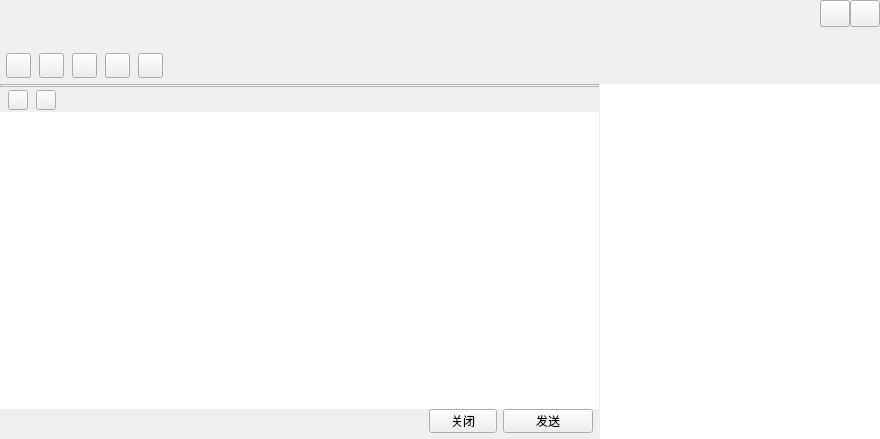
<?xml version="1.0" encoding="UTF-8"?>
<ui version="4.0">
 <class>TalkWindowClass</class>
 <widget class="QWidget" name="TalkWindowClass">
  <property name="geometry">
   <rect>
    <x>0</x>
    <y>0</y>
    <width>880</width>
    <height>439</height>
   </rect>
  </property>
  <property name="windowTitle">
   <string>TalkWindow</string>
  </property>
  <layout class="QVBoxLayout" name="verticalLayout_6">
   <property name="spacing">
    <number>0</number>
   </property>
   <property name="leftMargin">
    <number>0</number>
   </property>
   <property name="topMargin">
    <number>0</number>
   </property>
   <property name="rightMargin">
    <number>0</number>
   </property>
   <property name="bottomMargin">
    <number>0</number>
   </property>
   <item>
    <widget class="QWidget" name="titleWidget" native="true">
     <property name="sizePolicy">
      <sizepolicy hsizetype="Expanding" vsizetype="Fixed">
       <horstretch>0</horstretch>
       <verstretch>0</verstretch>
      </sizepolicy>
     </property>
     <property name="minimumSize">
      <size>
       <width>0</width>
       <height>84</height>
      </size>
     </property>
     <property name="maximumSize">
      <size>
       <width>16777215</width>
       <height>84</height>
      </size>
     </property>
     <property name="bottomskin" stdset="0">
      <bool>true</bool>
     </property>
     <layout class="QVBoxLayout" name="verticalLayout">
      <property name="spacing">
       <number>0</number>
      </property>
      <property name="leftMargin">
       <number>6</number>
      </property>
      <property name="topMargin">
       <number>0</number>
      </property>
      <property name="rightMargin">
       <number>0</number>
      </property>
      <property name="bottomMargin">
       <number>0</number>
      </property>
      <item>
       <layout class="QHBoxLayout" name="horizontalLayout">
        <property name="spacing">
         <number>0</number>
        </property>
        <item>
         <widget class="QLabel" name="nameLabel">
          <property name="sizePolicy">
           <sizepolicy hsizetype="Expanding" vsizetype="Fixed">
            <horstretch>0</horstretch>
            <verstretch>0</verstretch>
           </sizepolicy>
          </property>
          <property name="minimumSize">
           <size>
            <width>0</width>
            <height>27</height>
           </size>
          </property>
          <property name="maximumSize">
           <size>
            <width>16777215</width>
            <height>27</height>
           </size>
          </property>
          <property name="font">
           <font>
            <pointsize>12</pointsize>
           </font>
          </property>
          <property name="text">
           <string/>
          </property>
         </widget>
        </item>
        <item>
         <widget class="QPushButton" name="sysmin">
          <property name="sizePolicy">
           <sizepolicy hsizetype="Fixed" vsizetype="Fixed">
            <horstretch>0</horstretch>
            <verstretch>0</verstretch>
           </sizepolicy>
          </property>
          <property name="minimumSize">
           <size>
            <width>30</width>
            <height>27</height>
           </size>
          </property>
          <property name="maximumSize">
           <size>
            <width>30</width>
            <height>27</height>
           </size>
          </property>
          <property name="focusPolicy">
           <enum>Qt::ClickFocus</enum>
          </property>
          <property name="toolTip">
           <string>&lt;html&gt;&lt;head/&gt;&lt;body&gt;&lt;p&gt;最小化&lt;/p&gt;&lt;/body&gt;&lt;/html&gt;</string>
          </property>
          <property name="text">
           <string/>
          </property>
          <property name="iconSize">
           <size>
            <width>30</width>
            <height>30</height>
           </size>
          </property>
         </widget>
        </item>
        <item>
         <widget class="QPushButton" name="sysclose">
          <property name="sizePolicy">
           <sizepolicy hsizetype="Fixed" vsizetype="Fixed">
            <horstretch>0</horstretch>
            <verstretch>0</verstretch>
           </sizepolicy>
          </property>
          <property name="minimumSize">
           <size>
            <width>30</width>
            <height>27</height>
           </size>
          </property>
          <property name="maximumSize">
           <size>
            <width>30</width>
            <height>27</height>
           </size>
          </property>
          <property name="focusPolicy">
           <enum>Qt::ClickFocus</enum>
          </property>
          <property name="toolTip">
           <string>&lt;html&gt;&lt;head/&gt;&lt;body&gt;&lt;p&gt;关闭&lt;/p&gt;&lt;/body&gt;&lt;/html&gt;</string>
          </property>
          <property name="text">
           <string/>
          </property>
          <property name="iconSize">
           <size>
            <width>30</width>
            <height>30</height>
           </size>
          </property>
         </widget>
        </item>
       </layout>
      </item>
      <item>
       <widget class="QLabel" name="signLabel">
        <property name="sizePolicy">
         <sizepolicy hsizetype="Expanding" vsizetype="Fixed">
          <horstretch>0</horstretch>
          <verstretch>0</verstretch>
         </sizepolicy>
        </property>
        <property name="minimumSize">
         <size>
          <width>0</width>
          <height>20</height>
         </size>
        </property>
        <property name="maximumSize">
         <size>
          <width>5555</width>
          <height>20</height>
         </size>
        </property>
        <property name="font">
         <font>
          <pointsize>10</pointsize>
         </font>
        </property>
        <property name="text">
         <string/>
        </property>
       </widget>
      </item>
      <item>
       <widget class="QWidget" name="funWidget" native="true">
        <property name="sizePolicy">
         <sizepolicy hsizetype="Expanding" vsizetype="Expanding">
          <horstretch>0</horstretch>
          <verstretch>0</verstretch>
         </sizepolicy>
        </property>
        <property name="minimumSize">
         <size>
          <width>0</width>
          <height>34</height>
         </size>
        </property>
        <property name="maximumSize">
         <size>
          <width>16777215</width>
          <height>600</height>
         </size>
        </property>
        <layout class="QHBoxLayout" name="horizontalLayout_2">
         <property name="spacing">
          <number>8</number>
         </property>
         <property name="leftMargin">
          <number>0</number>
         </property>
         <property name="topMargin">
          <number>0</number>
         </property>
         <property name="rightMargin">
          <number>6</number>
         </property>
         <property name="bottomMargin">
          <number>0</number>
         </property>
         <item>
          <widget class="QPushButton" name="addtoolbtn">
           <property name="sizePolicy">
            <sizepolicy hsizetype="Fixed" vsizetype="Fixed">
             <horstretch>0</horstretch>
             <verstretch>0</verstretch>
            </sizepolicy>
           </property>
           <property name="minimumSize">
            <size>
             <width>25</width>
             <height>25</height>
            </size>
           </property>
           <property name="maximumSize">
            <size>
             <width>25</width>
             <height>25</height>
            </size>
           </property>
           <property name="text">
            <string/>
           </property>
           <property name="hasborder" stdset="0">
            <bool>true</bool>
           </property>
          </widget>
         </item>
         <item>
          <widget class="QPushButton" name="addhumanBtn">
           <property name="sizePolicy">
            <sizepolicy hsizetype="Fixed" vsizetype="Fixed">
             <horstretch>0</horstretch>
             <verstretch>0</verstretch>
            </sizepolicy>
           </property>
           <property name="minimumSize">
            <size>
             <width>25</width>
             <height>25</height>
            </size>
           </property>
           <property name="maximumSize">
            <size>
             <width>25</width>
             <height>25</height>
            </size>
           </property>
           <property name="text">
            <string/>
           </property>
           <property name="hasborder" stdset="0">
            <bool>true</bool>
           </property>
          </widget>
         </item>
         <item>
          <widget class="QPushButton" name="appBtn">
           <property name="sizePolicy">
            <sizepolicy hsizetype="Fixed" vsizetype="Fixed">
             <horstretch>0</horstretch>
             <verstretch>0</verstretch>
            </sizepolicy>
           </property>
           <property name="minimumSize">
            <size>
             <width>25</width>
             <height>25</height>
            </size>
           </property>
           <property name="maximumSize">
            <size>
             <width>25</width>
             <height>25</height>
            </size>
           </property>
           <property name="text">
            <string/>
           </property>
           <property name="hasborder" stdset="0">
            <bool>true</bool>
           </property>
          </widget>
         </item>
         <item>
          <widget class="QPushButton" name="videoBtn">
           <property name="sizePolicy">
            <sizepolicy hsizetype="Fixed" vsizetype="Fixed">
             <horstretch>0</horstretch>
             <verstretch>0</verstretch>
            </sizepolicy>
           </property>
           <property name="minimumSize">
            <size>
             <width>25</width>
             <height>25</height>
            </size>
           </property>
           <property name="maximumSize">
            <size>
             <width>25</width>
             <height>25</height>
            </size>
           </property>
           <property name="text">
            <string/>
           </property>
           <property name="hasborder" stdset="0">
            <bool>true</bool>
           </property>
          </widget>
         </item>
         <item>
          <widget class="QPushButton" name="toolsetBtn">
           <property name="sizePolicy">
            <sizepolicy hsizetype="Fixed" vsizetype="Fixed">
             <horstretch>0</horstretch>
             <verstretch>0</verstretch>
            </sizepolicy>
           </property>
           <property name="minimumSize">
            <size>
             <width>25</width>
             <height>25</height>
            </size>
           </property>
           <property name="maximumSize">
            <size>
             <width>25</width>
             <height>25</height>
            </size>
           </property>
           <property name="text">
            <string/>
           </property>
           <property name="hasborder" stdset="0">
            <bool>true</bool>
           </property>
          </widget>
         </item>
         <item>
          <spacer name="horizontalSpacer">
           <property name="orientation">
            <enum>Qt::Horizontal</enum>
           </property>
           <property name="sizeHint" stdset="0">
            <size>
             <width>700</width>
             <height>20</height>
            </size>
           </property>
          </spacer>
         </item>
        </layout>
       </widget>
      </item>
     </layout>
    </widget>
   </item>
   <item>
    <widget class="QSplitter" name="splitter">
     <property name="sizePolicy">
      <sizepolicy hsizetype="Expanding" vsizetype="Expanding">
       <horstretch>0</horstretch>
       <verstretch>0</verstretch>
      </sizepolicy>
     </property>
     <property name="orientation">
      <enum>Qt::Horizontal</enum>
     </property>
     <property name="handleWidth">
      <number>1</number>
     </property>
     <property name="childrenCollapsible">
      <bool>false</bool>
     </property>
     <widget class="QSplitter" name="bodySplitter">
      <property name="sizePolicy">
       <sizepolicy hsizetype="Expanding" vsizetype="Expanding">
        <horstretch>0</horstretch>
        <verstretch>0</verstretch>
       </sizepolicy>
      </property>
      <property name="orientation">
       <enum>Qt::Vertical</enum>
      </property>
      <property name="handleWidth">
       <number>1</number>
      </property>
      <property name="childrenCollapsible">
       <bool>false</bool>
      </property>
      <widget class="QWidget" name="bodyWidget" native="true">
       <property name="sizePolicy">
        <sizepolicy hsizetype="Expanding" vsizetype="Expanding">
         <horstretch>0</horstretch>
         <verstretch>0</verstretch>
        </sizepolicy>
       </property>
       <layout class="QVBoxLayout" name="verticalLayout_4">
        <property name="spacing">
         <number>0</number>
        </property>
        <property name="leftMargin">
         <number>0</number>
        </property>
        <property name="topMargin">
         <number>0</number>
        </property>
        <property name="rightMargin">
         <number>0</number>
        </property>
        <property name="bottomMargin">
         <number>0</number>
        </property>
        <item>
         <widget class="QFrame" name="frameWidget">
          <property name="sizePolicy">
           <sizepolicy hsizetype="Expanding" vsizetype="Expanding">
            <horstretch>0</horstretch>
            <verstretch>0</verstretch>
           </sizepolicy>
          </property>
          <property name="frameShape">
           <enum>QFrame::StyledPanel</enum>
          </property>
          <property name="frameShadow">
           <enum>QFrame::Raised</enum>
          </property>
          <layout class="QVBoxLayout" name="verticalLayout_3">
           <property name="spacing">
            <number>0</number>
           </property>
           <property name="leftMargin">
            <number>0</number>
           </property>
           <property name="topMargin">
            <number>0</number>
           </property>
           <property name="rightMargin">
            <number>0</number>
           </property>
           <property name="bottomMargin">
            <number>0</number>
           </property>
           <item>
            <widget class="MsgWebView" name="msgWidget" native="true"/>
           </item>
          </layout>
         </widget>
        </item>
       </layout>
      </widget>
      <widget class="QWidget" name="bottomWidget" native="true">
       <property name="sizePolicy">
        <sizepolicy hsizetype="Expanding" vsizetype="Expanding">
         <horstretch>0</horstretch>
         <verstretch>0</verstretch>
        </sizepolicy>
       </property>
       <property name="minimumSize">
        <size>
         <width>0</width>
         <height>138</height>
        </size>
       </property>
       <property name="maximumSize">
        <size>
         <width>16777215</width>
         <height>400</height>
        </size>
       </property>
       <layout class="QVBoxLayout" name="verticalLayout_2">
        <property name="spacing">
         <number>0</number>
        </property>
        <property name="leftMargin">
         <number>0</number>
        </property>
        <property name="topMargin">
         <number>0</number>
        </property>
        <property name="rightMargin">
         <number>0</number>
        </property>
        <property name="bottomMargin">
         <number>0</number>
        </property>
        <item>
         <widget class="QWidget" name="moduleWidget" native="true">
          <property name="sizePolicy">
           <sizepolicy hsizetype="Expanding" vsizetype="Fixed">
            <horstretch>0</horstretch>
            <verstretch>0</verstretch>
           </sizepolicy>
          </property>
          <property name="minimumSize">
           <size>
            <width>0</width>
            <height>24</height>
           </size>
          </property>
          <property name="maximumSize">
           <size>
            <width>16777215</width>
            <height>24</height>
           </size>
          </property>
          <layout class="QHBoxLayout" name="horizontalLayout_3">
           <property name="spacing">
            <number>8</number>
           </property>
           <property name="leftMargin">
            <number>8</number>
           </property>
           <property name="topMargin">
            <number>0</number>
           </property>
           <property name="rightMargin">
            <number>8</number>
           </property>
           <property name="bottomMargin">
            <number>0</number>
           </property>
           <item>
            <widget class="QPushButton" name="faceBtn">
             <property name="sizePolicy">
              <sizepolicy hsizetype="Fixed" vsizetype="Fixed">
               <horstretch>0</horstretch>
               <verstretch>0</verstretch>
              </sizepolicy>
             </property>
             <property name="minimumSize">
              <size>
               <width>20</width>
               <height>20</height>
              </size>
             </property>
             <property name="maximumSize">
              <size>
               <width>20</width>
               <height>20</height>
              </size>
             </property>
             <property name="text">
              <string/>
             </property>
             <property name="hasborder" stdset="0">
              <bool>true</bool>
             </property>
            </widget>
           </item>
           <item>
            <widget class="QPushButton" name="fileopenBtn">
             <property name="sizePolicy">
              <sizepolicy hsizetype="Fixed" vsizetype="Fixed">
               <horstretch>0</horstretch>
               <verstretch>0</verstretch>
              </sizepolicy>
             </property>
             <property name="minimumSize">
              <size>
               <width>20</width>
               <height>20</height>
              </size>
             </property>
             <property name="maximumSize">
              <size>
               <width>20</width>
               <height>20</height>
              </size>
             </property>
             <property name="text">
              <string/>
             </property>
             <property name="hasborder" stdset="0">
              <bool>true</bool>
             </property>
            </widget>
           </item>
           <item>
            <spacer name="horizontalSpacer_2">
             <property name="orientation">
              <enum>Qt::Horizontal</enum>
             </property>
             <property name="sizeHint" stdset="0">
              <size>
               <width>524</width>
               <height>20</height>
              </size>
             </property>
            </spacer>
           </item>
          </layout>
         </widget>
        </item>
        <item>
         <widget class="QMsgTextEdit" name="textEdit">
          <property name="contextMenuPolicy">
           <enum>Qt::NoContextMenu</enum>
          </property>
          <property name="frameShape">
           <enum>QFrame::NoFrame</enum>
          </property>
         </widget>
        </item>
        <item>
         <layout class="QHBoxLayout" name="horizontalLayout_4">
          <property name="rightMargin">
           <number>6</number>
          </property>
          <property name="bottomMargin">
           <number>6</number>
          </property>
          <item>
           <spacer name="horizontalSpacer_3">
            <property name="orientation">
             <enum>Qt::Horizontal</enum>
            </property>
            <property name="sizeHint" stdset="0">
             <size>
              <width>388</width>
              <height>20</height>
             </size>
            </property>
           </spacer>
          </item>
          <item>
           <widget class="QToolButton" name="closeBtn">
            <property name="minimumSize">
             <size>
              <width>68</width>
              <height>24</height>
             </size>
            </property>
            <property name="maximumSize">
             <size>
              <width>68</width>
              <height>24</height>
             </size>
            </property>
            <property name="text">
             <string>关闭</string>
            </property>
            <property name="titleskin" stdset="0">
             <bool>true</bool>
            </property>
           </widget>
          </item>
          <item>
           <widget class="QToolButton" name="sendBtn">
            <property name="minimumSize">
             <size>
              <width>90</width>
              <height>24</height>
             </size>
            </property>
            <property name="maximumSize">
             <size>
              <width>90</width>
              <height>24</height>
             </size>
            </property>
            <property name="text">
             <string>发送</string>
            </property>
            <property name="titleskin" stdset="0">
             <bool>true</bool>
            </property>
           </widget>
          </item>
         </layout>
        </item>
       </layout>
      </widget>
     </widget>
     <widget class="QWidget" name="widget" native="true">
      <property name="sizePolicy">
       <sizepolicy hsizetype="Expanding" vsizetype="Expanding">
        <horstretch>0</horstretch>
        <verstretch>0</verstretch>
       </sizepolicy>
      </property>
      <property name="minimumSize">
       <size>
        <width>280</width>
        <height>0</height>
       </size>
      </property>
      <property name="maximumSize">
       <size>
        <width>280</width>
        <height>16777215</height>
       </size>
      </property>
      <layout class="QVBoxLayout" name="verticalLayout_5">
       <property name="spacing">
        <number>0</number>
       </property>
       <property name="leftMargin">
        <number>0</number>
       </property>
       <property name="topMargin">
        <number>0</number>
       </property>
       <property name="rightMargin">
        <number>0</number>
       </property>
       <property name="bottomMargin">
        <number>0</number>
       </property>
       <item>
        <widget class="QScrollArea" name="scrollArea">
         <property name="frameShape">
          <enum>QFrame::NoFrame</enum>
         </property>
         <property name="verticalScrollBarPolicy">
          <enum>Qt::ScrollBarAlwaysOff</enum>
         </property>
         <property name="horizontalScrollBarPolicy">
          <enum>Qt::ScrollBarAlwaysOff</enum>
         </property>
         <property name="widgetResizable">
          <bool>true</bool>
         </property>
         <widget class="QWidget" name="scrollAreaWidgetContents">
          <property name="geometry">
           <rect>
            <x>0</x>
            <y>0</y>
            <width>280</width>
            <height>355</height>
           </rect>
          </property>
          <property name="sizePolicy">
           <sizepolicy hsizetype="Expanding" vsizetype="Expanding">
            <horstretch>0</horstretch>
            <verstretch>0</verstretch>
           </sizepolicy>
          </property>
          <widget class="QTreeWidget" name="treeWidget">
           <property name="geometry">
            <rect>
             <x>0</x>
             <y>0</y>
             <width>280</width>
             <height>355</height>
            </rect>
           </property>
           <property name="frameShape">
            <enum>QFrame::NoFrame</enum>
           </property>
           <property name="horizontalScrollBarPolicy">
            <enum>Qt::ScrollBarAlwaysOff</enum>
           </property>
           <property name="editTriggers">
            <set>QAbstractItemView::AllEditTriggers</set>
           </property>
           <property name="indentation">
            <number>0</number>
           </property>
           <property name="headerHidden">
            <bool>true</bool>
           </property>
           <property name="expandsOnDoubleClick">
            <bool>false</bool>
           </property>
           <column>
            <property name="text">
             <string notr="true">1</string>
            </property>
           </column>
          </widget>
         </widget>
        </widget>
       </item>
      </layout>
     </widget>
    </widget>
   </item>
  </layout>
 </widget>
 <layoutdefault spacing="6" margin="11"/>
 <customwidgets>
  <customwidget>
   <class>QMsgTextEdit</class>
   <extends>QTextEdit</extends>
   <header location="global">qmsgtextedit.h</header>
  </customwidget>
  <customwidget>
   <class>MsgWebView</class>
   <extends>QWidget</extends>
   <header location="global">msgwebview.h</header>
   <container>1</container>
  </customwidget>
 </customwidgets>
 <resources/>
 <connections/>
</ui>
